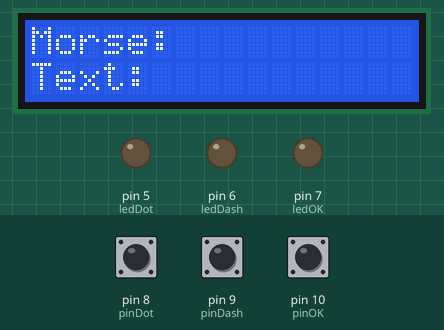
Recording of a sketch running on a simulated Arduino Uno, built with avr-gcc and run on an emulated ATmega328P. On the bench: 16×2 character LCD, output pins drawn as LEDs (lit = HIGH). The inputs (shaded band) are chosen by the test bench; at power-on: pin 10 (pinOK) HIGH, pin 8 (pinDot) HIGH, pin 9 (pinDash) HIGH. What the sketch prints to the serial monitor is not drawn.

Above: at 2.7 s.
2.8 s: pin 10 (pinOK) pulled LOW for 0.15 s
At 4.2 s:
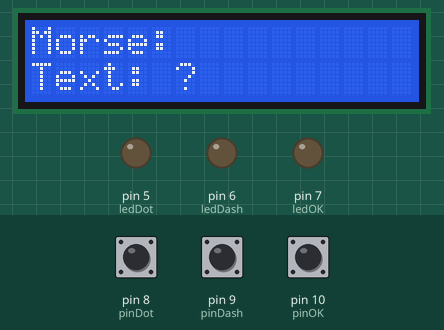
4.5 s: pin 10 (pinOK) pulled LOW for 1 s
At 5.7 s:
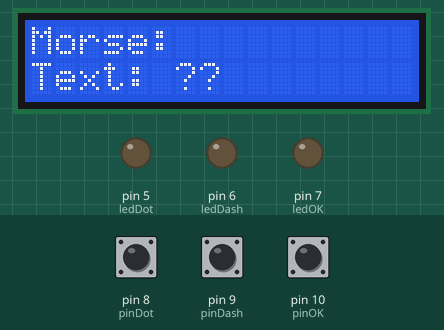
7.0 s: pin 8 (pinDot) pulled LOW for 0.15 s
At 7.5 s:
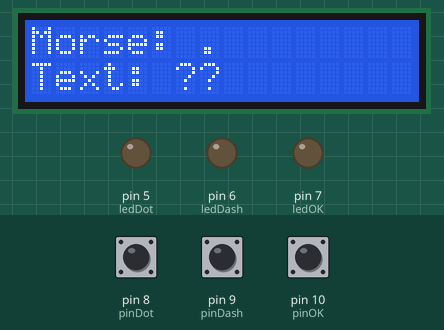
8.6 s: pin 10 (pinOK) pulled LOW for 0.15 s
At 10.0 s:
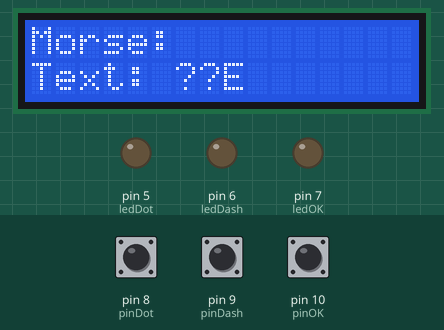
10.3 s: pin 10 (pinOK) pulled LOW for 3.2 s
At 11.4 s:
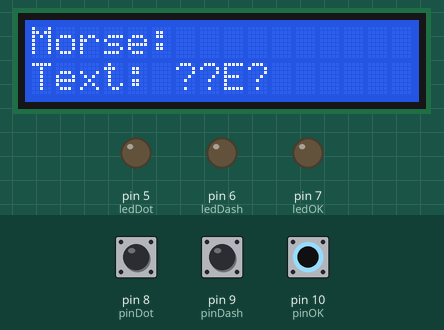
15.0 s: pin 9 (pinDash) pulled LOW for 0.15 s
At 16.1 s:
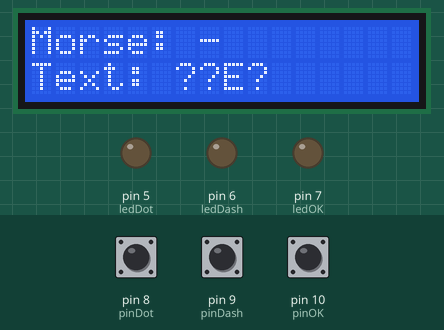
Timing chart, 0 to 17.6 s (numbered marks = the images above; inputs shaded):
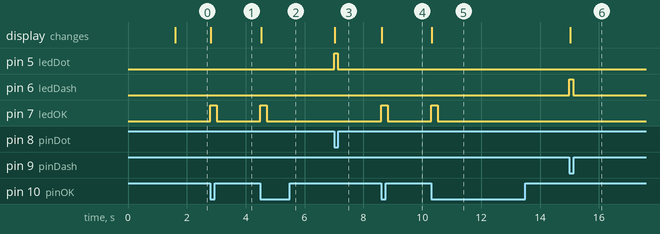

Measured:
- after the input at 2.8 s, pin 7 (ledOK): LOW → HIGH at once, → LOW 0.22 s later; the display: changes at once (image 1)
- after the input at 4.5 s, pin 7 (ledOK): LOW → HIGH at once, → LOW 0.22 s later; the display: changes at once (image 2)
- after the input at 7.0 s, pin 5 (ledDot): LOW → HIGH at once, → LOW 0.12 s later; the display: changes at once (image 3)
- after the input at 8.6 s, pin 7 (ledOK): LOW → HIGH at once, → LOW 0.22 s later; the display: changes at once (image 4)
- after the input at 10.3 s, pin 7 (ledOK): LOW → HIGH at once, → LOW 0.22 s later; the display: changes at once (image 5)
- after the input at 15.0 s, pin 6 (ledDash): LOW → HIGH at once, → LOW 0.12 s later; the display: changes at once (image 6)

The sketch:

MorseBand.ino
```cpp
#include <Wire.h>
#include <LiquidCrystal_I2C.h>
#include <SoftwareSerial.h>

// ----- Pin Definitions -----
const int pinDot   = 8;    // Button for DOT (.)
const int pinDash  = 9;    // Button for DASH (-)
const int pinOK    = 10;   // Button for OK (end of character)

const int ledDot   = 5;    // LED for DOT
const int ledDash  = 6;    // LED for DASH
const int ledOK    = 7;    // LED for OK

const int BT_RX    = 11;   // Arduino receives from HC-05 TX
const int BT_TX    = 12;   // Arduino sends to HC-05 RX
SoftwareSerial BTSerial(BT_RX, BT_TX);

// I2C LCD
LiquidCrystal_I2C lcd(0x27, 16, 2);

// Morse code table
struct Morse { const char* code; char letter; };
const Morse morseTable[] = {
  {".-", 'A'}, {"-...", 'B'}, {"-.-.", 'C'}, {"-..", 'D'},
  {".", 'E'}, {"..-.", 'F'}, {"--.", 'G'}, {"....", 'H'},
  {"..", 'I'}, {".---", 'J'}, {"-.-", 'K'}, {".-..", 'L'},
  {"--", 'M'}, {"-.", 'N'}, {"---", 'O'}, {".--.", 'P'},
  {"--.-", 'Q'}, {".-.", 'R'}, {"...", 'S'}, {"-", 'T'},
  {"..-", 'U'}, {"...-", 'V'}, {".--", 'W'}, {"-..-", 'X'},
  {"-.--", 'Y'}, {"--..", 'Z'},
  {".----", '1'}, {"..---", '2'}, {"...--", '3'}, {"....-", '4'},
  {".....", '5'}, {"-....", '6'}, {"--...", '7'}, {"---..", '8'},
  {"----.", '9'}, {"-----", '0'}
};
const int morseTableSize = sizeof(morseTable) / sizeof(Morse);

String morseBuffer = "";
String decodedText = "";

// Button state tracking
bool lastDotState = HIGH;
bool lastDashState = HIGH;
bool lastOKState = HIGH;

unsigned long lastDebounceTime = 0;
unsigned long debounceDelay = 50;

// Decode Morse to letter
char decodeMorse(const String &code) {
  for (int i = 0; i < morseTableSize; i++) {
    if (code == morseTable[i].code) return morseTable[i].letter;
  }
  return '?';
}

void setup() {
  // Button inputs
  pinMode(pinDot, INPUT_PULLUP);
  pinMode(pinDash, INPUT_PULLUP);
  pinMode(pinOK, INPUT_PULLUP);

  // LEDs
  pinMode(ledDot, OUTPUT);
  pinMode(ledDash, OUTPUT);
  pinMode(ledOK, OUTPUT);
  digitalWrite(ledDot, LOW);
  digitalWrite(ledDash, LOW);
  digitalWrite(ledOK, LOW);

  // Serial and Bluetooth
  Serial.begin(9600);
  BTSerial.begin(9600);

  // LCD
  lcd.init();
  lcd.backlight();
  lcd.setCursor(0, 0);
  lcd.print("MorseBand Ready");
  delay(1500);
  lcd.clear();
  updateLCD();
}

void loop() {
  unsigned long now = millis();

  // --- DOT ---
  bool dotState = digitalRead(pinDot);
  if (dotState == LOW && lastDotState == HIGH && (now - lastDebounceTime) > debounceDelay) {
    lastDebounceTime = now;
    digitalWrite(ledDot, HIGH);
    morseBuffer += ".";
    Serial.print(".");
    updateLCD();
    delay(100);
    digitalWrite(ledDot, LOW);
  }
  lastDotState = dotState;

  // --- DASH ---
  bool dashState = digitalRead(pinDash);
  if (dashState == LOW && lastDashState == HIGH && (now - lastDebounceTime) > debounceDelay) {
    lastDebounceTime = now;
    digitalWrite(ledDash, HIGH);
    morseBuffer += "-";
    Serial.print("-");
    updateLCD();
    delay(100);
    digitalWrite(ledDash, LOW);
  }
  lastDashState = dashState;

  // --- OK ---
  bool okState = digitalRead(pinOK);
  if (okState == LOW && lastOKState == HIGH && (now - lastDebounceTime) > debounceDelay) {
    lastDebounceTime = now;
    digitalWrite(ledOK, HIGH);

    char letter = decodeMorse(morseBuffer);
    decodedText += letter;
    Serial.print(" -> ");
    Serial.println(letter);
    BTSerial.print(letter);  // send to Bluetooth

    morseBuffer = "";
    updateLCD();
    delay(200);
    digitalWrite(ledOK, LOW);
  }
  lastOKState = okState;
}

// Update LCD display
void updateLCD() {
  lcd.clear();
  lcd.setCursor(0, 0);
  lcd.print("Morse: ");
  lcd.print(morseBuffer);

  lcd.setCursor(0, 1);
  lcd.print("Text: ");
  if (decodedText.length() > 10) {
    lcd.print(decodedText.substring(decodedText.length() - 10)); // show last 10 chars
  } else {
    lcd.print(decodedText);
  }
}
```
